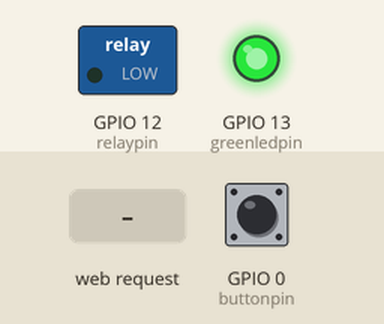
Recording of a sketch running on a simulated ESP8266 (NodeMCU). Parts: switched loads named in the sketch (green lamp = pin HIGH), output pins drawn as LEDs (lit = HIGH). The test bench sets the inputs (shaded band); at power-on: GPIO 0 (buttonpin) HIGH. WiFi joins after 1.5 s; servers stay silent unless stated.

Above: at 3.2 s.
3.3 s: HTTP request GET /on received
At 4.5 s:
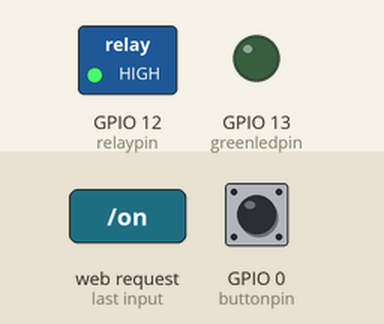
4.8 s: GPIO 0 (buttonpin) pulled LOW for 0.15 s
At 5.2 s:
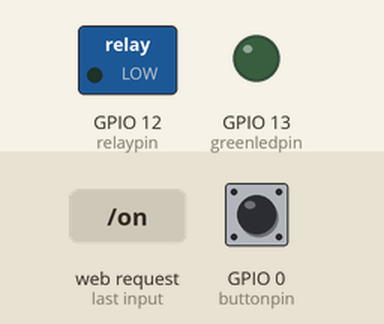
Timing chart, 0 to 13.9 s (numbered marks = the images above; inputs shaded):
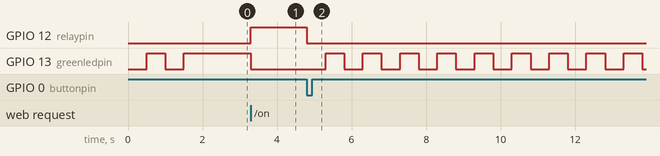

The sketch:

random_shit.ino
```cpp
#include <ESP8266WiFi.h>
#include <WiFiClient.h>
#include <ESP8266WebServer.h>
#include <ESP8266mDNS.h>

MDNSResponder mdns;

// Replace with your network credentials
const char* ssid = "YOBZ";
const char* password = "chochotrainez";

ESP8266WebServer server(80);

String weboff = "<h1>CartSanitizer</h1><a href = \"on\" ><button>ON</button></a><a href = \"off\"><button style = \"background-color: rgb(255,0,0);\">OFF</button></a>";
String webon = "<h1>CartSanitizer</h1><a href = \"on\"><button style = \"background-color: rgb(0,255,0);\"> ON</button></a><a href=\"off\"><button>OFF</button></a>";

bool manual = false;
bool manualspraying = false;
int count = 0;
bool lastread = false;
//int redledpin = 14;
int greenledpin = 13; // low turns it on high is off
int relaypin = 12; // high is on Low is off
int buttonpin = 0; // low is pushed HIGH is unpushed

//int baud = 115200;

void setup(void){

  pinMode(greenledpin, OUTPUT);
  //pinMode(redledpin, OUTPUT);
  pinMode(relaypin, OUTPUT);
  pinMode(buttonpin, INPUT);

  digitalWrite(greenledpin, HIGH);
  //digitalWrite(redledpin, HIGH);
  digitalWrite(relaypin, LOW);

  WiFi.begin(ssid, password);

  while(WiFi.status() != WL_CONNECTED){
    digitalWrite(greenledpin, LOW);
    delay(500);
    digitalWrite(greenledpin, HIGH);
    delay(500);
  }

  //webPage += "<h1>SONOFF Web Server</h1><p><a href=\"on\"><button>ON</button></a>&nbsp;<a href=\"off\"><button>OFF</button></a></p>";

  if (mdns.begin("esp8266", WiFi.localIP())) {
    //Serial.println("MDNS responder started");
  }

  server.on("/", [](){
    server.send(200, "text/html", webon);
  });
  server.on("/on", [](){
    server.send(200, "text/html", webon);
    turnon();
  });
  server.on("/off", [](){
    server.send(200, "text/html", weboff);
    turnoff();
  });
  manual = false;
  manualspraying = false;
  count = 0;
  server.begin();
}

void loop(void){

  bool currentread = digitalRead(buttonpin);

  if(!manual){
    // if notmanual
    if(currentread==LOW){
      // if button pushed emergency stop and turn on manual
      turnoff();
      blinkled(500);
      manual = true;
      manualspraying = false;
    }else{
      server.handleClient();
    }
  } else {

    if(currentread == LOW){

      unsigned long elapsed = 0;
      unsigned long StartTime = millis();

      while(currentread==LOW){
        currentread = digitalRead(buttonpin);
        lastread = currentread;
        delay(1);
      }
      elapsed = millis() - StartTime;

      if(elapsed >= 3000){// button held for more than 3 seconds
        turnoff();
        manualspraying = false;
        manual = false;
        blinkled(100);
      }else if(elapsed <=3000){// when released toggle the spray

        manualspraying = !manualspraying;
        if(manualspraying){
          turnon();
        }else if(!manualspraying){
          turnoff();
        }
     }
    }

  }


}

void turnon(){
  digitalWrite(greenledpin, LOW);
  digitalWrite(relaypin,HIGH);
}

void turnoff(){
  digitalWrite(greenledpin, HIGH);
  digitalWrite(relaypin,LOW);
}
void blinkled(int delaytime){
  for(int i = 0;i<20;i++){
    digitalWrite(greenledpin, LOW);
    delay(delaytime);
    digitalWrite(greenledpin, HIGH);
    delay(delaytime);
  }

}
```

Measured:
- after the input at 3.3 s, GPIO 12 (relaypin): LOW → HIGH at once; GPIO 13 (greenledpin): HIGH → LOW at once
- after the input at 4.8 s, GPIO 12 (relaypin): HIGH → LOW at once; GPIO 13 (greenledpin): alternates HIGH for 0.50 s and LOW for 0.50 s, starting after 0.50 s
